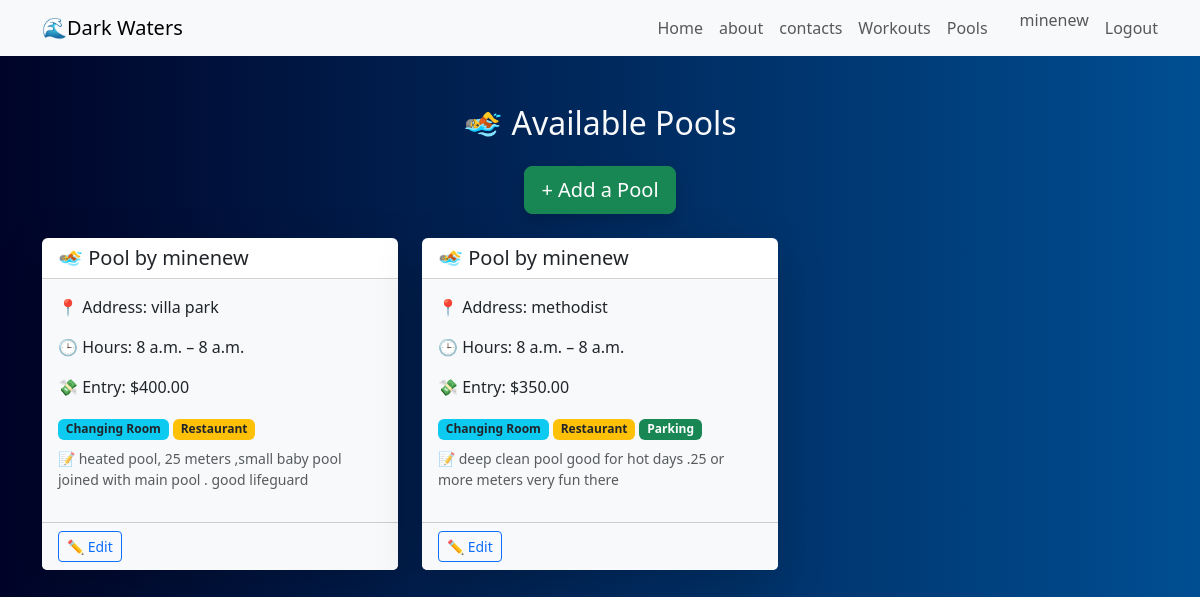
/pools/ (signed in), run on an earlier commit of the app's database.
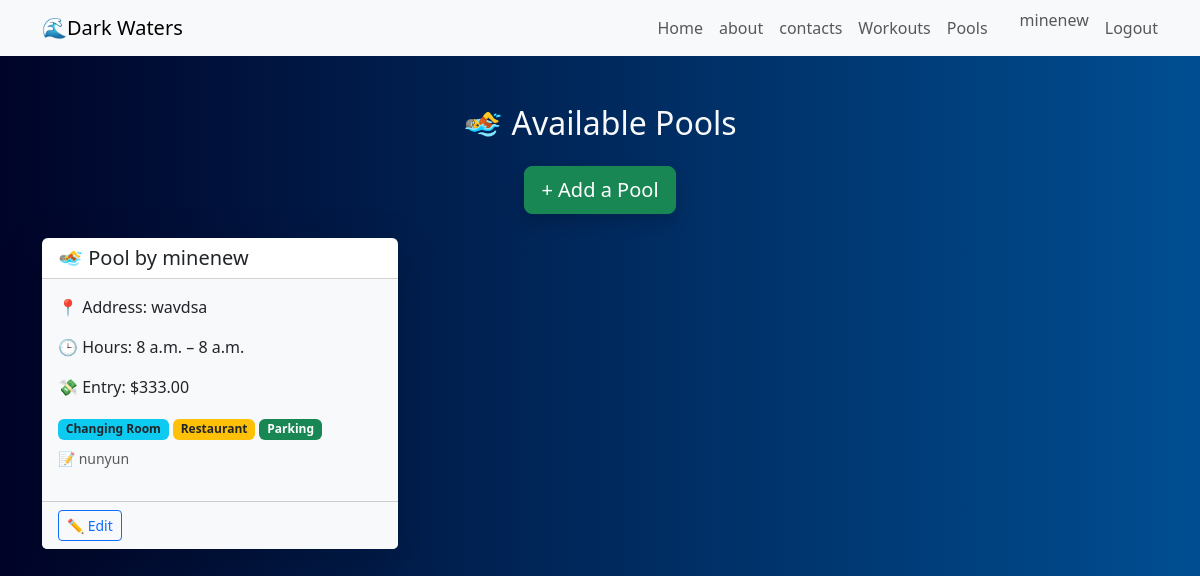
And on a later commit of the database.
### finder/models.py (models this page shows, shortened)
class Pool(models.Model):
    user = models.ForeignKey(User, on_delete=models.CASCADE)
    address = models.TextField()
    open_time = models.TimeField()
    close_time = models.TimeField()
    entry_price = models.DecimalField(max_digits=6, decimal_places=2)
    has_changing_room = models.BooleanField(default=False)
    has_restaurant = models.BooleanField(default=False)
    has_parking = models.BooleanField(default=False)
    notes = models.TextField(blank=True, null=True)

### finder/views.py (the view)
# urls.py: path('pools/', views.pool_list, name='pool_list'),
@login_required
def pool_list(request):
    pools = Pool.objects.filter(user=request.user)
    return render(request, 'pool/pool_list.html', {'pools': pools})

### finder/templates/pool/pool_list.html (shortened to what this page needs)
{% extends 'main.html' %}
{% block content %}
<div class="container py-5">
  <h2 class="mb-4 text-center text-light">🏊 Available Pools</h2>
  <div class="text-center mb-4">
    <a href="{% url 'add_pool' %}" class="btn btn-lg btn-success shadow">+ Add a Pool</a>
  </div>
  {% if pools %}
    <div class="row g-4">
      {% for pool in pools %}
        <div class="col-md-6 col-lg-4">
          <div class="card h-100 border-0 shadow-lg">
            <div class="card-header bg-gradient text-white" style="background: linear-gradient(135deg, #1e3c72, #2a5298);">
              <h5 class="mb-0 text-dark">🏊 Pool by {{ pool.user }}</h5>
            </div>
            <div class="card-body bg-light text-dark">
              <p>📍 Address: {{ pool.address }}</p>
              <p>🕒 Hours: {{ pool.open_time }} – {{ pool.close_time }}</p>
              <p>💸 Entry: ${{ pool.entry_price }}</p>
              {% if pool.has_changing_room or pool.has_restaurant or pool.has_parking %}
                <div class="mb-2">
                  {% if pool.has_changing_room %}
                    <span class="badge bg-info text-dark">Changing Room</span>
                  {% endif %}
                  {% if pool.has_restaurant %}
                    <span class="badge bg-warning text-dark">Restaurant</span>
                  {% endif %}
                  {% if pool.has_parking %}
                    <span class="badge bg-success">Parking</span>
                  {% endif %}
                </div>
              {% endif %}
              {% if pool.notes %}
                <p class="small text-muted">📝 {{ pool.notes }}</p>
              {% endif %}
            </div>
            <div class="card-footer bg-light">
              <a href="{% url 'pool_update' pool.pk %}" class="btn btn-sm btn-outline-primary">✏️ Edit</a>
            </div>
          </div>
        </div>
      {% endfor %}
    </div>
  {% else %}
    <p class="text-center mt-4 text-light">No pools available yet.</p>
  {% endif %}
</div>
{% endblock %}

### templates/main.html (shortened to what this page needs)
<!DOCTYPE html>
<html lang="en">
  <link
      href="https://cdn.jsdelivr.net/npm/bootstrap@5.3.6/dist/css/bootstrap.min.css"
      rel="stylesheet"
    />
<head>
</head>
<body>
{% include 'navbar.html' %}
{% block content %}{% endblock %}
</body>
</html>

### templates/navbar.html
<nav class="navbar navbar-light bg-light">
  <div class="container">
    <a class="navbar-brand" href="{% url 'home' %}">🌊Dark Waters</a>
    <ul class="navbar-nav d-flex flex-row">
      <li class="nav-item me-3">
        <a class="nav-link" href="{% url 'home' %}">Home</a>
      </li> <li class="nav-item me-3">
        <a class="nav-link" href="{% url 'about' %}">about</a>
      </li>
     <li class="nav-item me-3">
        <a class="nav-link" href="{% url 'contacts' %}">contacts</a>
      </li>
      {% if request.user.is_authenticated %}
        <li class="nav-item me-3">
          <a class="nav-link" href="{% url 'workout_list' %}">Workouts</a>
        </li>
        <li class="nav-item me-3">
          <a class="nav-link" href="{% url 'pool_list' %}">Pools</a>
        </li>
        <li class="nav-item me-3">
        <li class="nav-item me-3">
          <span class="navbar-text">{{ request.user.username }}</span>
        </li>
        <li class="nav-item">
          <a class="nav-link" href="{% url 'logout' %}">Logout</a>
        </li>
      {% else %}
        <li class="nav-item">
          <a class="nav-link" href="{% url 'login' %}">Login</a>
        </li>
      {% endif %}
    </ul>
  </div>
</nav>

### finder/templates/pool/pool_list.html (style rules this page uses)
body { background: linear-gradient(to right, #000428, #004e92); background-attachment: fixed; color: #f8f9fa; }

What changed in the data, as far as the page shows it:
removed Pool: user "minenew", address "villa park", open_time "8 a.m.", close_time "8 a.m.", entry_price "400.00", has_changing_room "Changing Room", notes "heated pool, 25 meters ,small baby pool joined with main pool . good lifeguard"
removed Pool: user "minenew", address "methodist", open_time "8 a.m.", close_time "8 a.m.", entry_price "350.00", has_changing_room "Changing Room", notes "deep clean pool good for hot days .25 or more meters very fun there"
added Pool: user "minenew", address "wavdsa", open_time "8 a.m.", close_time "8 a.m.", entry_price "333.00", has_changing_room "Changing Room", notes "nunyun"
